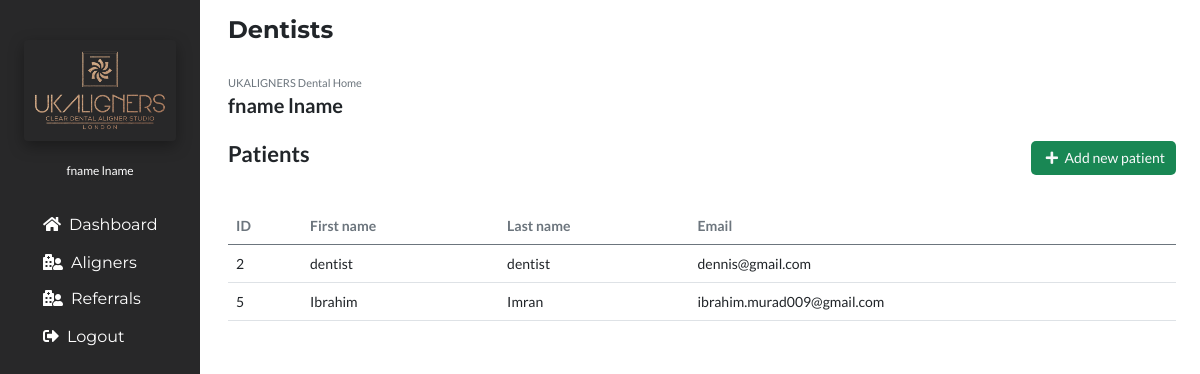
Screenshot of /dentists (signed in) with the database file from the repository.
### account/models.py (models this page shows, shortened)
class Account(AbstractBaseUser):
	email 					= models.EmailField(verbose_name="email", max_length=60, unique=True)
	username 				= models.CharField(max_length=30, unique=True)
	date_joined				= models.DateTimeField(verbose_name='date joined', auto_now_add=True)
	last_login				= models.DateTimeField(verbose_name='last login', auto_now=True)
	first_name				= models.CharField(max_length=50, null=True)
	last_name				= models.CharField(max_length=50, null=True)
	is_admin				= models.BooleanField(default=False)
	is_active				= models.BooleanField(default=True)
	is_staff				= models.BooleanField(default=False)
	is_superuser			= models.BooleanField(default=False)
	is_reception			= models.BooleanField(default=False)
	is_nurse				= models.BooleanField(default=False)
	is_dentist				= models.BooleanField(default=False)
	hide_email				= models.BooleanField(default=True)
	USERNAME_FIELD = 'username'
	REQUIRED_FIELDS = ['email']
	objects = MyAccountManager()

### portfolioApp/views.py (the view)
# urls.py: path('dentists', views.dentists, name='dentists'),
@login_required(login_url='login')
def dentists(request):
    dentists=Account.objects.filter(is_dentist=True)
    context={
        'dentists':'active',
        'dentists':dentists,
    }
    return render(request,'dentists.html',context)

### portfolioApp/templates/dentists.html
{% extends 'base.html' %}
{% load static %}
{% block body %}
<section class="px-4">
<h4 class="py-3"><b>Dentists</b></h4>
<div class="">
<span class="text-secondary">UKALIGNERS Dental Home</span>
<h6><b>{{user.first_name}} {{user.last_name}}</b></h6>
<div class="d-flex justify-content-between py-3">
<h5><b>Patients</b></h5>
<a href="{% url 'addnewpatient' %}" class="btn btn-sm text-light bg-success"><i class="fas fa-plus mx-1"></i> Add new patient</a>
</div>
<div class="col-sm-12 px-0 pb-3 my-3 table-responsive"style="font-size:14px;">
<table class="table ">
<thead class="text-secondary">
<tr>
<th scope="col">ID</th>
<th scope="col">First name</th>
<th scope="col">Last name</th>
<th scope="col">Email</th>
</tr>
</thead>
<tbody>
{% for dentists in dentists %}
<tr>
<td>{{dentists.id}}</td>
<td>{{dentists.first_name}}</td>
<td>{{dentists.last_name}}</td>
<td>{{dentists.email}}</td>
</tr>
{% endfor %}
</tbody>
</table>
</div>
</div>
</section>
{% endblock body %}

### portfolioApp/templates/sidebar.html (shortened to what this page needs)
{% load static %}
<!DOCTYPE html>
<html lang="en">
 <head>
    <link rel="stylesheet" href="{% static 'css/all.min.css' %}" >
    <link href="{% static 'css/bootstrap.min.css' %} " rel="stylesheet">
    <link rel="stylesheet" href="{% static 'css/fontawesome.css' %}" >
    <link rel="stylesheet" href="https://cdnjs.cloudflare.com/ajax/libs/font-awesome/4.7.0/css/font-awesome.min.css">
    <link rel="stylesheet" href="{% static 'css/animated.css' %}" >
    <link rel="stylesheet" href="{% static 'css/owl.css' %}" >
    <link href="https://unpkg.com/aos@2.3.1/dist/aos.css" rel="stylesheet">
</head>
<body>
{% if user.is_superuser %}
<div class="col-sm-2 py-4"style="background:#294C3E;position:fixed;left:0;min-height:1600px;">
{% else %}
<div class="col-sm-2 py-4"style="background:rgb(40 40 41);position:fixed;left:0;min-height:1600px;">
{% endif %}
{% if not user.is_superuser %}
<div class="logo text-center rounded p-2 mx-4 mt-3"style="box-shadow: rgba(0, 0, 0, 0.35) 0px 5px 15px;">
<img class="img-fluid"src="{% static 'images/Logo5.png' %} " style="object-fit:cover;width:137px;height:85px;" alt="Logo">
</div>
{% endif %}
<div class="username text-center mt-3"><span style="font-size:12px;color:white;">{{user.first_name}} {{user.last_name}}</span></div>
<nav class="nav flex-column py-4"style="font-family: 'Montserrat', sans-serif;">
<a href="{% url 'dashboard' %}" class="nav-link {{dashboard}}"style="padding-left:35px;color:white;"><i class="fas fa-home mx-2"></i>Dashboard</a>
<a  class="dropdown-btn nav-link {{patients}}"style="padding-left:35px;color:white;"><i class="fas fa-hospital-user mx-2"></i>Aligners</a>
<a  class="dropdown-btn nav-link {{referral}}"style="padding-left:35px;color:white;"><i class="fas fa-hospital-user mx-2"></i>Referrals</a>
<a href="{% url 'logout' %}" class="nav-link {{logout}}"style="padding-left:35px;color:white;"><i class="fas fa-sign-out-alt mx-2"></i>Logout</a>
</nav>
</div>
</body>
</html>

### portfolioApp/templates/base.html (style rules this page uses)
body { margin:0px; padding:0px; font-family: 'Lato', sans-serif; overflow-x: hidden; background:white; }
span,p { font-size:11px; color:black; }
h4 { font-family: 'Montserrat', sans-serif; }
::placeholder { color:#797979 !important; }
.btn { border-radius:5px; padding:5px 10px 5px 10px; background:#1B3229; }
a { text-decoration:none; color:#616161; }

### portfolioApp/templates/sidebar.html (style rules this page uses)
body { margin:0px; padding:0px; font-family: 'Lato', sans-serif; overflow-x: hidden; background:white; }
span { font-size:11px; color:black; }
h4 { font-family: 'Montserrat', sans-serif; font-size:24px; }
h5 { font-size:22px }
h6 { font-size:20px; }
::placeholder { color:#797979 !important; }
.btn { border-radius:5px; padding:5px 10px 5px 10px; background:#1B3229; }
a { text-decoration:none; color:#616161; font-size:16px; }
.dropdown-btn { padding: 6px 8px 6px 16px; text-decoration: none; color: white; display: block; border: none; background: none; width: 100%; cursor: pointer; outline: none; }

### rows the page displays
Account: first_name "fname", last_name "lname"
Account: id "2", first_name "dentist", last_name "dentist", email "dennis@gmail.com"
Account: id "5", first_name "Ibrahim", last_name "Imran", email "ibrahim.murad009@gmail.com"
